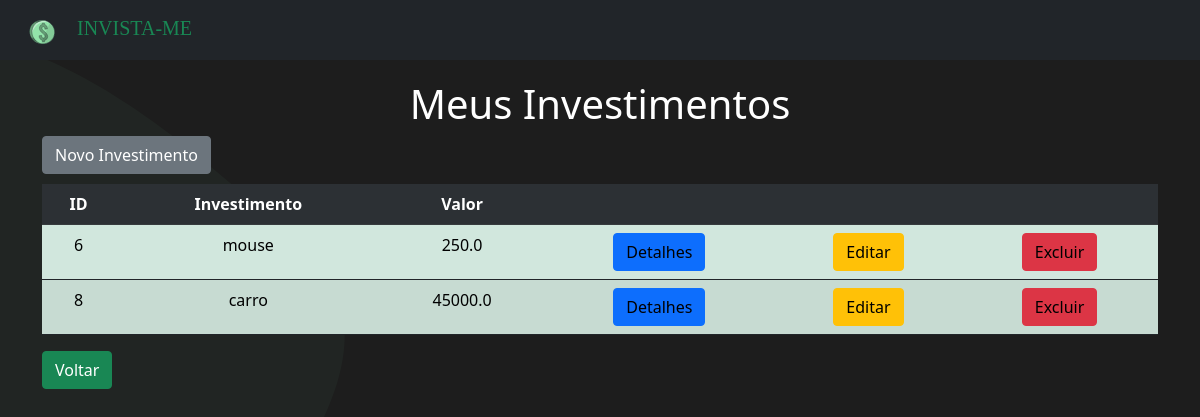
The page /listagem/ on the database as committed earlier.
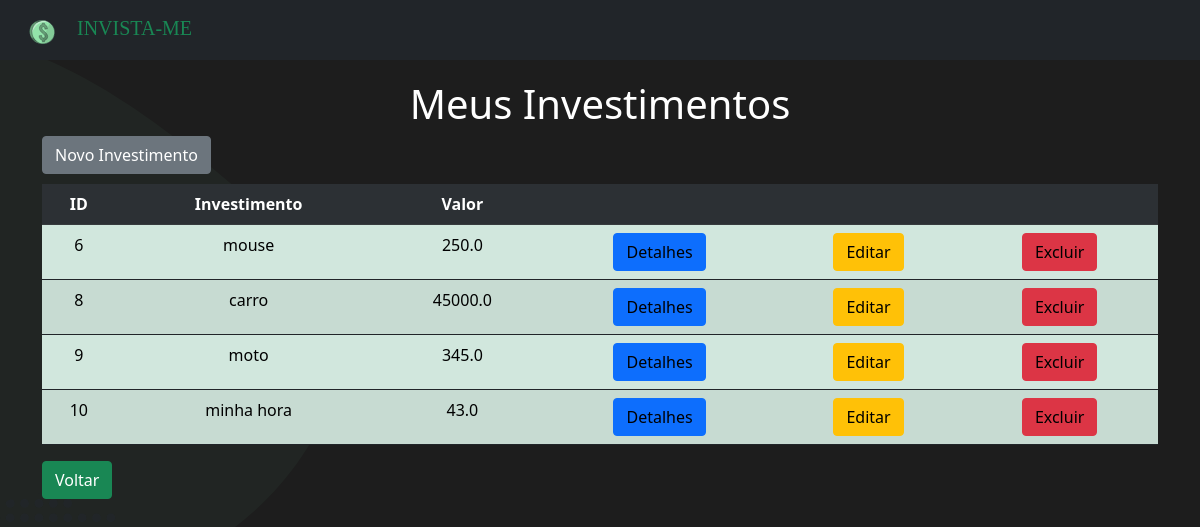
The same page on the database as committed later.
### invistame/models.py (models this page shows)
class Investimento(models.Model):
    investimento = models.TextField(max_length=200)
    valor = models.FloatField(max_length=9)
    pago = models.BooleanField(default=False)
    data = models.DateField(default=datetime.now)
    hora = models.TimeField(default=time.strftime('%H:%M', time.localtime()))

### invistame/views.py (the view)
# urls.py: path('listagem/', views.listagem, name='listagem'),
def listagem(request):
    dados = {
        'dados': Investimento.objects.all()
    }
    return render(request, 'investimentos/listagem.html', context=dados)

### invistame/templates/investimentos/listagem.html (shortened to what this page needs)
{% extends 'base.html' %}
{% block content %}
<div class="container">
    <h1 style="text-align: center; color: #fff; margin-top: 20px">Meus Investimentos</h1>
    <button class="btn btn-secondary" style="margin-bottom: 10px;"><a style="color: white; text-decoration: none;"
            href="{% url 'novo_investimento' %}">Novo Investimento</a></button>
    <table class='table table-success table-hover table-striped border-dark'>
        <tr style="text-align: center; border-radius: 20px;" class="table-dark">
            <th>ID</th>
            <th>Investimento</th>
            <th>Valor</th>
            <th></th>
            <th></th>
            <th></th>
        </tr>
        {% for dado in dados %}
        <tr style="text-align: center;">
            <td>{{dado.id}}</td>
            <td>{{dado.investimento}}</td>
            <td>{{dado.valor}}</td>
            <td><button class="btn btn-primary"><a style='color: black;text-decoration: none;'
                        href="{% url 'detalhes' dado.id %}">Detalhes</a></button></td>
            <td><button class="btn btn-warning"><a style='color: black;text-decoration: none;'
                        href="{% url 'editar' dado.id %}">Editar</a></button></td>
            <td><button class="btn btn-danger"><a style='color: black;text-decoration: none;'
                        href="{% url 'excluir' dado.id %}">Excluir</a></button></td>
        </tr>
        {% endfor %}
    </table>
    <button class="btn btn-success"><a style='color: white;text-decoration: none;'
            href="{% url 'index' %}">Voltar</a></button>
</div>
{% endblock %}

### invistame/templates/base.html (shortened to what this page needs)
{% load static %}
<!doctype html>
<html>
<head>
    <link href="https://cdn.jsdelivr.net/npm/bootstrap@5.0.2/dist/css/bootstrap.min.css" rel="stylesheet"
>
    <link rel="stylesheet" href="{% static 'css/styles.css' %}">
</head>
<body>
    <nav class="navbar navbar-light bg-dark">
        <div class="container-fluid">
          <a class="navbar-brand text-success" style="font-family: 'Bungee', cursive;" href="{% url 'index' %}">
            <img src="{% static 'img/icon-title.svg' %}" alt="icone" width="60" height="30" class="d-inline-block align-text-top">
            INVISTA-ME
          </a>
        </div>
      </nav>
    {% block content %}
    {% endblock %}
</body>
</html>

### invistame/static/css/styles.css (style rules this page uses)
body { background: url("/static/img/page.svg"); background-repeat: no-repeat; background-size: cover; position: relative; height: 100vh; width: 100vw; }

Rows that differ between the two databases and show on the page:
added Investimento: id "9", investimento "moto", valor "345.0"
added Investimento: id "10", investimento "minha hora", valor "43.0"
